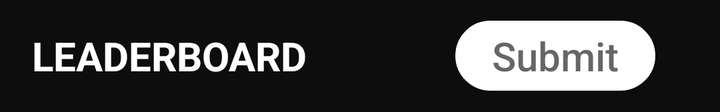
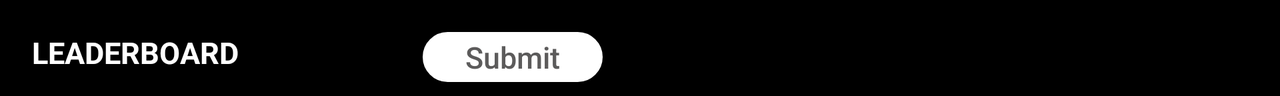

First picture: res/layout/ on a phone held upright. Second picture: the repository's own variant of that layout, on a device whose configuration matches the variant's folder. Source for both follows.
<!-- AndroidManifest.xml: application theme AppTheme -->
<!-- res/layout/actionbar.xml -->
<?xml version="1.0" encoding="utf-8"?>
<androidx.appcompat.widget.Toolbar xmlns:android="http://schemas.android.com/apk/res/android"
    android:layout_width="match_parent"
    android:layout_height="wrap_content"
    android:background="@color/black"
    android:id="@+id/myToolbar">

    <TextView
        android:layout_width="wrap_content"
        android:layout_height="match_parent"
        android:id="@+id/leaderBoard"
        android:text="LEADERBOARD"
        android:textSize="20dp"
        android:layout_marginLeft="0dp"
        android:textColor="@color/white"
        android:textStyle="bold"
        />

    <Button
        android:id="@+id/submit"
        android:layout_width="100dp"
        android:layout_height="35dp"
        android:layout_marginLeft="90dp"
        android:background="@drawable/submitborder"
        android:hint="Submit"
        android:textSize="20dp"
        />
</androidx.appcompat.widget.Toolbar>
<!-- resources referenced by this layout -->
<resources>
  <color name="black">#0E0D0D</color>
  <color name="white">#FFFFFF</color>
  <!-- drawable submitborder (drawable) -->
  <?xml version="1.0" encoding="utf-8"?>
  <shape xmlns:android="http://schemas.android.com/apk/res/android">
      <corners
          android:radius="100dp"/>
      <stroke
          android:color="@color/white"
          android:width="5dp"
          />
      <solid
          android:color="@color/white"
          />
  </shape>
  <style name="AppTheme" parent="Theme.AppCompat.Light.NoActionBar">
          
          <item name="colorPrimary">#000000</item>
          <item name="colorPrimaryDark">@color/colorPrimaryDark</item>
          <item name="colorAccent">@color/design_default_color_primary_variant</item>
  
      </style>
  <color name="colorPrimaryDark">@color/black</color>
</resources>
<!-- res/layout-land/actionbar.xml (the repository's variant of the layout above) -->
<!-- drawn on the phone turned sideways -->
<?xml version="1.0" encoding="utf-8"?>
<androidx.appcompat.widget.Toolbar xmlns:android="http://schemas.android.com/apk/res/android"
    xmlns:app="http://schemas.android.com/apk/res-auto"
    android:layout_height="?attr/actionBarSize"
    android:layout_width="match_parent"
    xmlns:tools="http://schemas.android.com/tools"
    android:background="#000000"
    android:id="@+id/myToolbar">


    <TextView
        android:layout_width="wrap_content"
        android:layout_height="match_parent"
        android:layout_marginStart="8dp"
        android:layout_marginTop="16dp"
        android:text="@string/leaderboard"
        android:textColor="@color/white"
        android:textSize="15sp"
        android:textStyle="bold"
        app:layout_constraintStart_toStartOf="parent"
        app:layout_constraintTop_toTopOf="parent" />

    <Button
        android:id="@+id/submit"
        android:layout_width="90dp"
        android:layout_height="25dp"
        android:layout_marginStart="100dp"
        android:layout_marginTop="16dp"
        android:layout_marginEnd="52dp"
        android:layout_marginBottom="16dp"
        android:background="@drawable/submitborder"
        android:text="@string/submit_menu"
        android:textAllCaps="false"
        android:textColor="@color/grey"
        android:textSize="15sp"
        app:layout_constraintBottom_toBottomOf="parent"
        app:layout_constraintEnd_toEndOf="parent"
        app:layout_constraintTop_toTopOf="parent" />

</androidx.appcompat.widget.Toolbar>
<!-- resources referenced by the variant -->
<!-- as the phone turned sideways resolves them -->
<resources>
  <color name="grey">#5C5B5B</color>
  <color name="white">#FFFFFF</color>
  <!-- drawable submitborder (drawable) -->
  <?xml version="1.0" encoding="utf-8"?>
  <shape xmlns:android="http://schemas.android.com/apk/res/android">
      <corners
          android:radius="100dp"/>
      <stroke
          android:color="@color/white"
          android:width="5dp"
          />
      <solid
          android:color="@color/white"
          />
  </shape>
  <string name="leaderboard">LEADERBOARD</string>
  <string name="submit_menu">Submit</string>
  <style name="AppTheme" parent="Theme.AppCompat.Light.NoActionBar">
          
          <item name="colorPrimary">#000000</item>
          <item name="colorPrimaryDark">@color/colorPrimaryDark</item>
          <item name="colorAccent">@color/design_default_color_primary_variant</item>
  
      </style>
  <color name="colorPrimaryDark">@color/black</color>
  <color name="black">#0E0D0D</color>
</resources>
